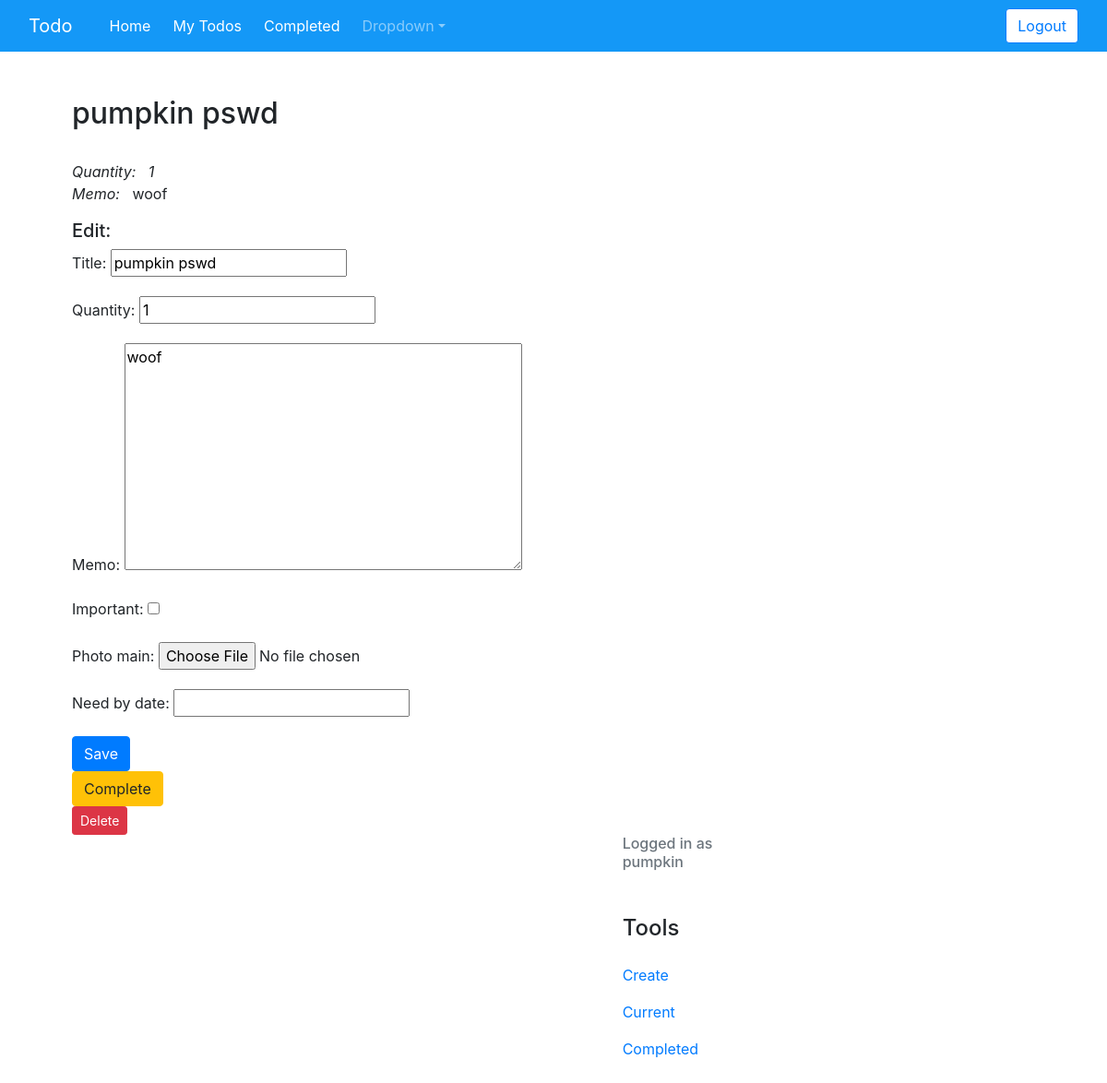
/todo/23 (signed in), run on the app's committed database.
### todo/models.py (models this page shows, shortened)
class Todo(models.Model):
    title = models.CharField(max_length=100)
    memo = models.TextField(blank=True)
    created = models.DateTimeField(auto_now_add=True)
    datecompleted = models.DateTimeField(null=True, blank=True)
    important = models.BooleanField(default=False)
    user = models.ForeignKey(User, on_delete=models.CASCADE)
    quantity = models.CharField(max_length=100, blank=True)
    photo_main = models.ImageField(upload_to='photos/%Y/%m%d/', blank=True, null=True)
    need_by_date = models.CharField(max_length=100, blank=True, null=True)

### todo/views.py (the view, shortened to what this page needs)
# urls.py: path('todo/<int:todo_pk>', views.viewtodo, name='viewtodo'),
@login_required
def viewtodo(request, todo_pk):
    todo = get_object_or_404(Todo, pk=todo_pk, user=request.user)
    if request.method == 'GET':
        form = TodoForm(instance=todo)
        return render(request, 'todo/viewtodo.html', {'todo':todo, 'form':form})

### todo/forms.py
class TodoForm(ModelForm):
    class Meta:
        model = Todo
        fields = ['title','quantity', 'memo', 'important',  'photo_main', 'need_by_date']

### todo/templates/todo/viewtodo.html (shortened to what this page needs)
{% extends 'todo/base.html' %}
{% block content %}
<h2>{{ todo.title }}</h2>
<br>
 <em>Quantity: &nbsp; {{ todo.quantity }}</em>
 <p><em>Memo:</em> &nbsp; {{ todo.memo }}</p>
<h5>Edit:</h5>
    <form method="POST">
        {{ form.as_p }}
        <button class="btn btn-primary"  type="submit">Save</button>
    </form>
<form method="POST" action = "{% url 'completetodo' todo.id %}">
    <button class="btn btn-warning" type="submit">Complete</button>
</form>
<form method="POST" action = "{% url 'deletetodo' todo.id %}">
    <button class="btn btn-sm btn-danger"  type="submit">Delete</button>
</form>
{% endblock %}

### todo/templates/todo/base.html (shortened to what this page needs)
{% load static %}
<!DOCTYPE html>
<html>
    <head>
        <link rel="stylesheet" href="https://stackpath.bootstrapcdn.com/bootstrap/4.5.2/css/bootstrap.min.css">
        <link rel="stylesheet" href="https://cdnjs.cloudflare.com/ajax/libs/font-awesome/5.8.2/css/all.css" />
        <link rel="stylesheet" href="static/css/style.css">
    </head>
    <body>
    {% include 'partials/_navbar.html' %}
    <div class="container p-5">
      <div class="row">
        <div class="col-md-9">
          {% block content %}{% endblock %}
        <div class="col-md-3 ml-auto">
          {% if user.is_authenticated %}
            <h6 class="text-secondary pb-4"> Logged in as {{ user.username }} </h6>
          <h4 class="my-4">Tools</h4>
          <p><a href="{% url 'createtodo' %}">Create</a></p>
          <p><a href="{% url 'currenttodos' %}">Current</a></p>
          <p><a href="{% url 'completed' %}">Completed</a></p>
          {% endif %}
        </div>
      </div>
    </div>
</div>
</body>
</html>

### data on the page
Todo: title "pumpkin pswd", quantity "1", memo "woof"

### other printed values
{{ user.username }} "pumpkin"
